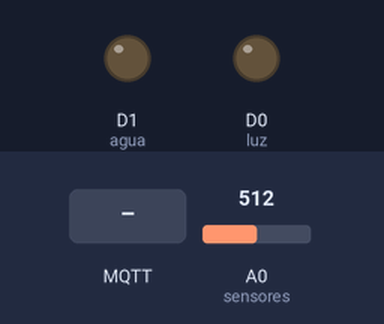
Simulated run of this sketch. Board: ESP8266 (NodeMCU). Shown: output pins drawn as LEDs (lit = HIGH). Dashed ring = blinking. The inputs (shaded band) are chosen by the test bench; at power-on: A0 (sensores) = 512. WiFi joins after 1.5 s; servers stay silent unless stated; storage starts empty; no MQTT or app messages arrive unless stated; what the sketch prints to the serial monitor is not drawn.

Above: at 0.1 s.
At 2.7 s:
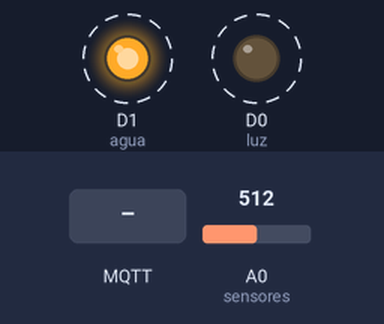
2.8 s: MQTT message "0" arrives on the first subscribed topic
5.8 s: MQTT message "on" arrives on the first subscribed topic
8.8 s: MQTT message "off" arrives on the first subscribed topic
Timing chart, 0 to 17.8 s (numbered marks = the images above; inputs shaded):
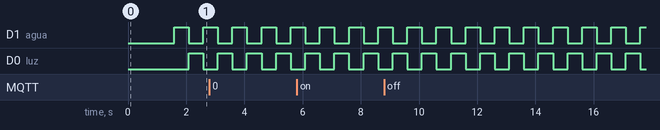

Measured:
- by itself, D1 (agua), D0 (luz): alternates HIGH for 0.50 s and LOW for 0.50 s

The sketch:

avanzado.ino
```cpp
//#include <DHT.h>

#include <ESP8266WiFi.h>
#include <PubSubClient.h>
#include <SPI.h>
#include <SD.h>
#include <DHT.h>
String ssid = "";
String password = "";
char* mqtt_server = "192.168.1.230";
char* mqtt_server2 = "192.168.1.229";
bool dest = false;
WiFiClient espClient;
PubSubClient client(espClient);
File myFile;
int retraso = 1000;
int pasado = 0;
char* ID = "CLIM02";

const int luz = D0;
const int agua = D1;
const int sensores = A0;

//#define DHTPIN D4
//#define DHTTYPE DHT11
//DHT dht(DHTPIN, DHTTYPE);

void setup() {
  Serial.begin(9600);
  pinMode(luz, OUTPUT);
  pinMode(agua, OUTPUT);
  pinMode(sensores, INPUT);
  //dht.begin();

  conectar();
}

void loop() {
  if (!client.connected()) reconnect();
  client.loop();

  /*float h = dht.readHumidity();
  float t = dht.readTemperature();
  Serial.println("Humedad: " + String(h) + "%");
  Serial.println("Temperatura: " + String(t) + "ºC");*/

  //lectura nivel del agua
  digitalWrite(agua, HIGH);
  delay(400);
  int a = analogRead(sensores);
  Serial.println("Agua: " + String(a));
  delay(100);
  digitalWrite(agua, LOW);

  //lectura luz
  digitalWrite(luz, HIGH);
  delay(400);
  float l = analogRead(sensores);
  l /= (float) 1023;
  l *= (float) 100;
  Serial.println("Luz: " + String(l) + "%");
  delay(100);
  digitalWrite(luz, LOW);

  pasado += 1000;
  if(pasado >= retraso) {
    client.publish("central", (const char*) (String(ID) + " luz " + String(l)).c_str());
    client.publish("central", (const char*) (String(ID) + " agua " + String(a)).c_str());
    pasado = 0;
  }
}


void callback(char* topic, byte* payload, unsigned int length) {
  String mensaje = "";
  for (int i=0;i<length;i++) mensaje += (char)payload[i];
  Serial.println("Retraso de " + mensaje + " segundos.");
  retraso = mensaje.toInt();
  retraso *= 1000;
}


void reconnect() {
  while (!client.connected()) {
    Serial.print("Conectando...");
    if (client.connect(ID)) {
      Serial.println(" Conectado!");
      client.subscribe(ID);
      client.publish("central", (const char*) (String(ID) + " ?").c_str());
    } else {
      Serial.print("fallo, rc=");
      Serial.print(client.state());
      Serial.println(" intentado otra vez en 2 segundos...");
      cambiarDestino();
      delay(2000);
    }
  }
}

void cambiarDestino() {
  dest = !dest;
  if(dest) client.setServer(mqtt_server, 1883);
  else client.setServer(mqtt_server2, 1883);
}

void conectar() {
  if (!SD.begin(4)) {
    Serial.println("Error en la lectura de la MicroSD.");
  }

  myFile = SD.open("send.txt");
  if (myFile) {
    Serial.println("SD:");
    int x = 0;
    while (myFile.available()) {
      String msgo = myFile.readStringUntil('\n');
      Serial.println(msgo);
      if(x==0) ssid = msgo;
      else if(x==1) password = msgo;

      x++;
    }
    myFile.close();
  } else {
    Serial.println("Error en la lectura de la MicroSD.");
  }

  ssid.remove(ssid.length()-1);
  Serial.println("ssid: '" + ssid + "'");
  Serial.println("pass: '" + password + "'");

  Serial.print("Connecting to ");
 Serial.print(ssid);
 WiFi.mode(WIFI_STA);
 WiFi.begin((const char*) ssid.c_str(), (const char*) password.c_str());
 while (WiFi.status() != WL_CONNECTED) {
    delay(500);
    Serial.print(".");
  }
  Serial.println("");
  Serial.println("WiFi connected");

  cambiarDestino();
  client.setCallback(callback);
}
```
